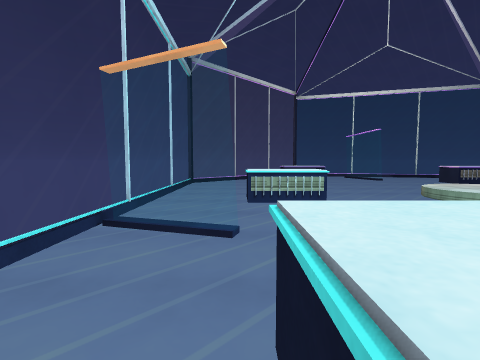
[1] (above)

17 first-person views from a walk through a scene from a Unity 3-D project. The camera is 1.3 m above the floor, tilts 4° down and sees 85° across. The floor is counted in squares, 2 m on a side. Each view is taken from the middle of a square. On the plan, view 1 faces up. The plan holds only what a view shows up to about 9 squares ahead; the rest is blank. The player is left out. Surface patterns are stand-ins for the level's own textures.

[2]
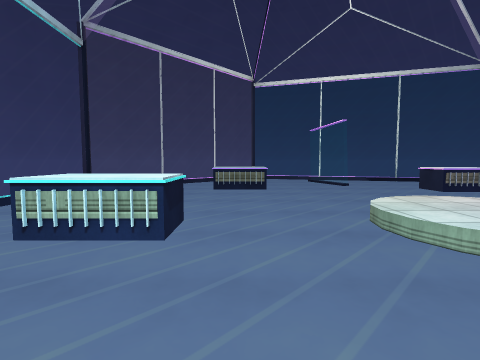

[3]
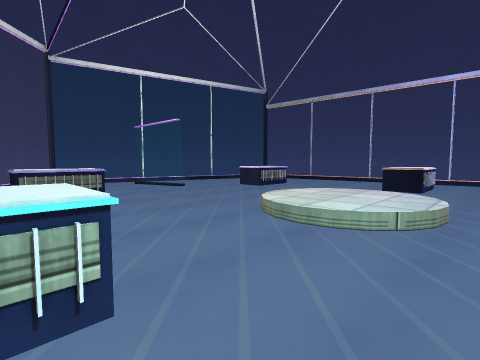

[4]
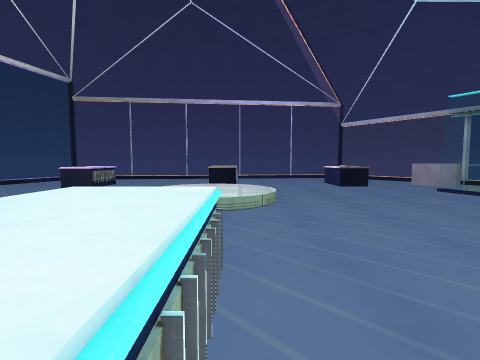

[5]
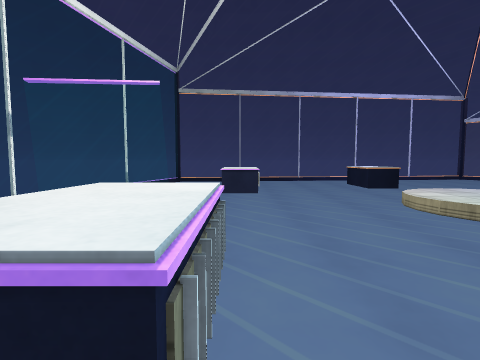

[6]
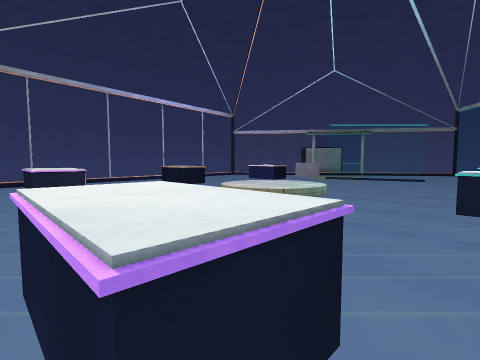

[7]
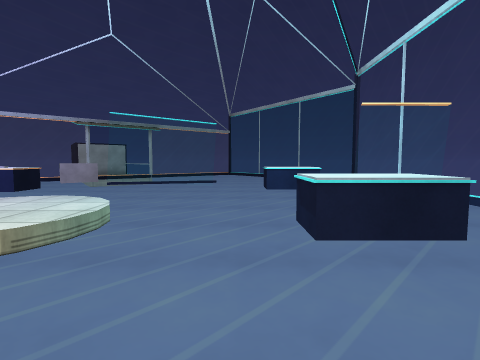

[8]
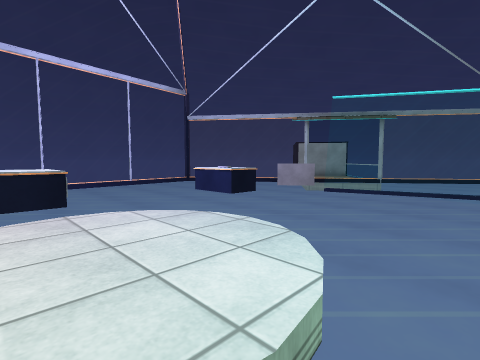

[9]
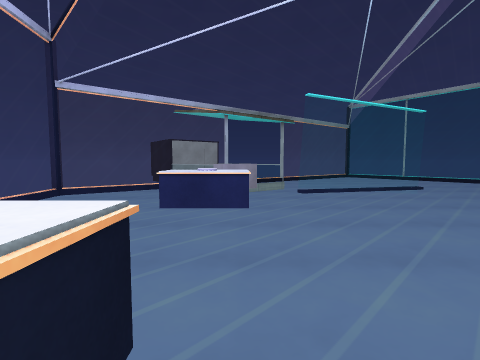

[10]
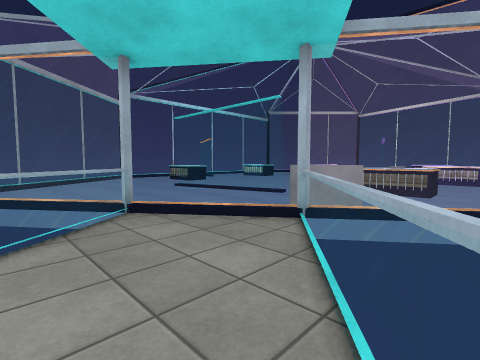

[11]
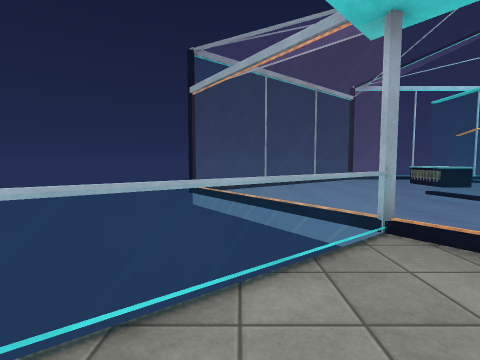

[12]
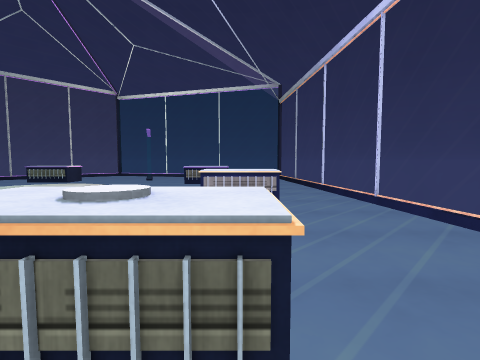

[13]
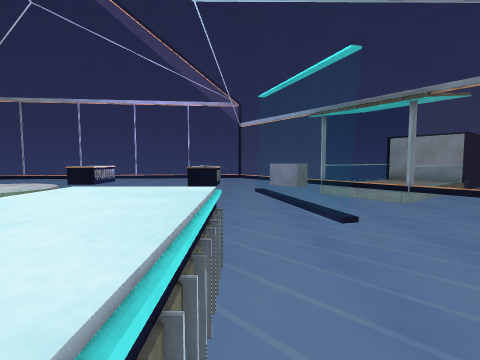

[14]
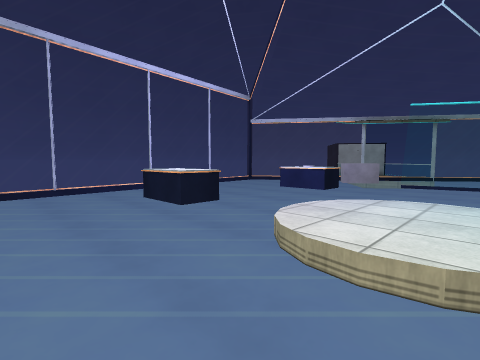

[15]
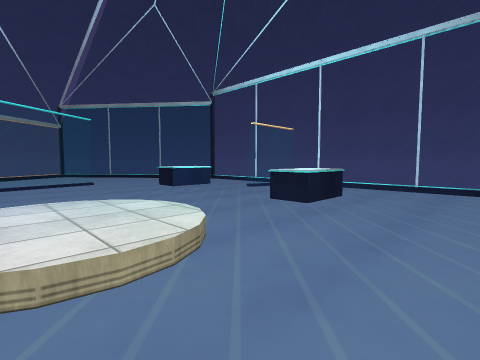

[16]
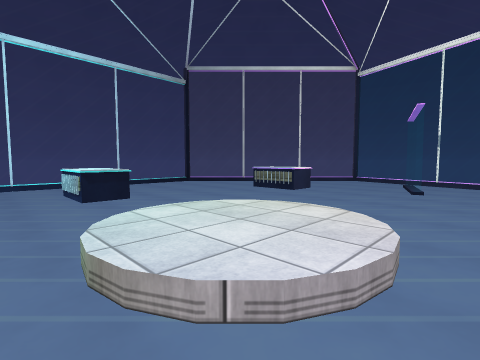

[17]
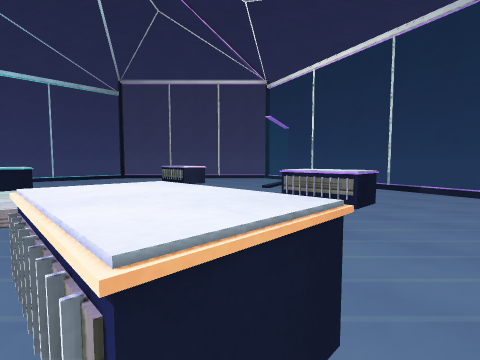

### Floor plan
Key: @ floor where view 1 was taken; # wall or solid block; . main floor; : floor 0.25 m higher than the main floor; = window, fence, low wall or low ledge; ^ raised ledge; O other object.
Columns run from 2 left of view 1 to 11 right of it. Each row starts with its distance up from view 1.
 12     ===##
 11        .==#
 10        O   ==
  9    .^. O    =
  8 #  .^.      =
  7 #   . ..    =
  6 #     ..    =
  5 # ^^ .::..^.=
  4 #..^ .::..^.=
  3 #O .  ...   =#
  2 #.O .       .#
  1 # ^^     OO  #
  0 # @^      . .#
 -1 #.   === O =##
 -2 #=       .=
 -3         ..##
 -4    =   =#..#
 -5    #. =##...
 -6    #==  ##.O
 -7          ##

Where each view was taken, in squares from view 1:
view 1: 0 up, 0 right, facing up
view 2: 2 up, 2 right, facing up
view 3: 3 up, 1 right, facing up-right
view 4: 4 up, 0 right, facing right
view 5: 8 up, 1 right, facing right
view 6: 9 up, 1 right, facing down-right
view 7: 7 up, 2 right, facing down
view 8: 5 up, 3 right, facing down-right
view 9: 5 up, 7 right, facing down
view 10: 5 down, 9 right, facing up-left
view 11: 5 down, 8 right, facing left
view 12: 0 up, 8 right, facing up
view 13: 0 up, 0 right, facing right
view 14: 7 up, 4 right, facing down-right
view 15: 7 up, 5 right, facing down-left
view 16: 3 up, 6 right, facing up-left
view 17: 4 up, 9 right, facing up-left
